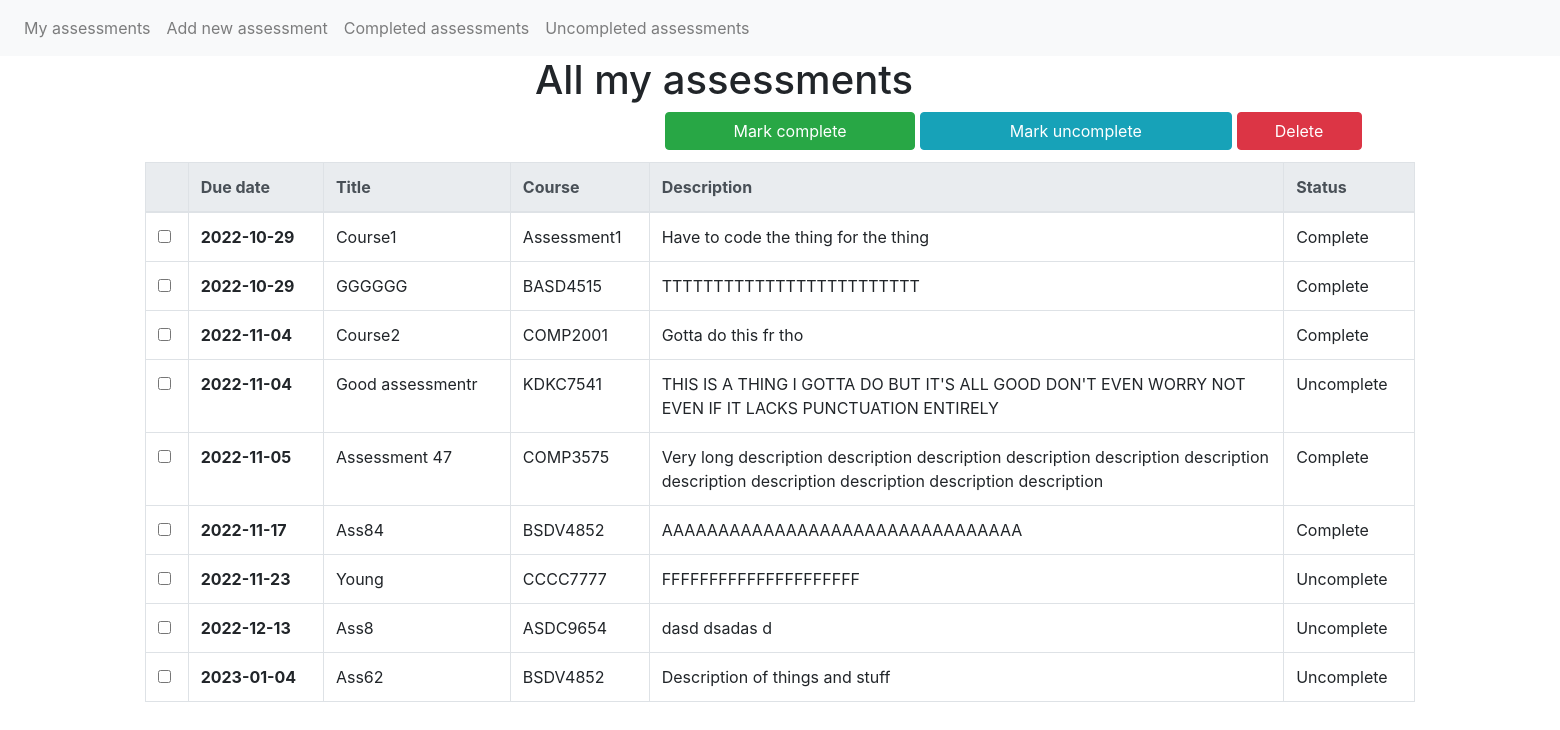
Before: / with the older database file.
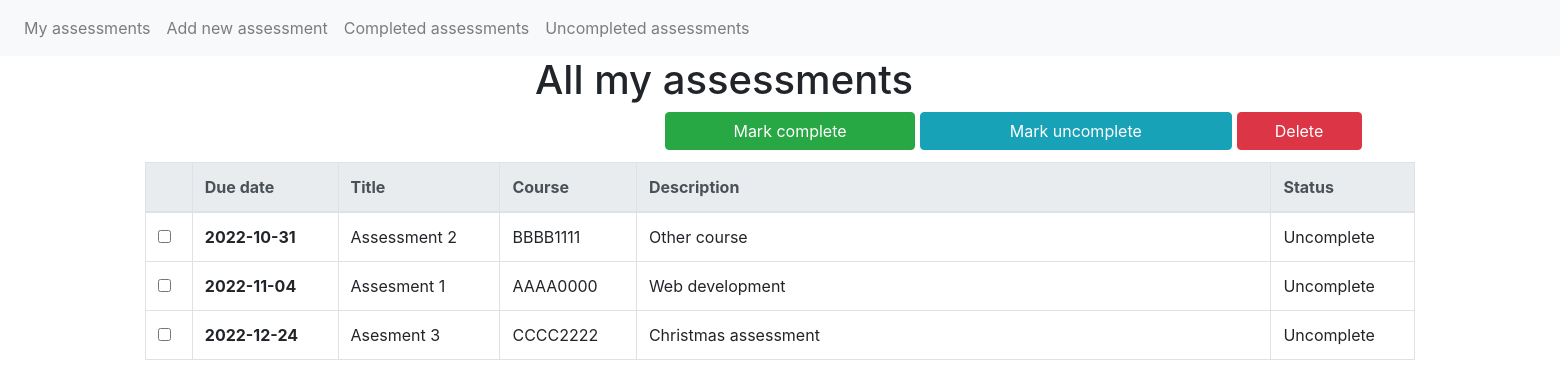
After: the same page with the newer database file.
### app/models.py (models this page shows)
class Assessment(db.Model):
    id = db.Column(db.Integer, primary_key=True)
    title = db.Column(db.String(50))
    code = db.Column(db.String(20))
    deadline = db.Column(db.Date)
    description = db.Column(db.String(1000))
    complete = db.Column(db.Boolean)

### app/views.py (the view)
@app.route('/', methods=['GET', 'POST'])
def home():
    return base('home', collect_assessments())

### app/views.py (called while the page is built)
def button_pressed(button):
    return button in request.form

def base(page, assessments):
    if button_pressed(f'{page}_button'):
        modify_selected(request.form[f'{page}_button']) # Button value corresponds to function name
        return redirect(url_for(page))
    return render_template(f'{page}.html', assessments=assessments)

def collect_assessments(complete=True, incomplete=True):
    return sorted([ass for ass in Assessment.query.all()
                   if ass.complete == complete
                   or ass.complete != incomplete], key=lambda x: x.deadline)

### app/templates/home.html
{% extends "table.html" %}
{% block title %}
<h1>All my assessments</h1>
{% endblock %}
{% block buttons %}
<button type="submit" name="home_button" value="mark_complete" class="btn btn-success col-4">Mark
    complete</button>
<button type="submit" name="home_button" value="mark_uncomplete" class="btn btn-info col-5">Mark
    uncomplete</button>
<button type="submit" name="home_button" value="delete" class="btn btn-danger col-2">Delete</button>
{% endblock %}

### app/templates/table.html (shortened to what this page needs)
{% extends "base.html" %}
{% block content %}
<div class="container-fluid">
    <div class="row">
        <div class="col-12 offset-lg-4 offset-md-3">
            {% block title %}{% endblock %}
        </div>
    </div>
    <body>
        <form action="" method="post">
            <div class="row">
                <div class="col-lg-6 col-md-8 col-sm-12 offset-lg-5 offset-md-3 offset-sm-0" style="height: 50px">
                    {% block buttons %}{% endblock %}
                </div>
            </div>
            <div class="row">
                <div class="col-lg-10 col-md-12 col-sm-12 col-xs-12 offset-lg-1">
                    <table class="table table-hover table-bordered">
                        <thead class="thead-light">
                            {% if assessments|length == 0 %}
                            <tr>
                                <th scope="col">No assessments</th>
                            </tr>
                            {% else %}
                            <tr>
                                <th scope="col"></th>
                                <th scope="col">Due date</th>
                                <th scope="col">Title</th>
                                <th scope="col">Course</th>
                                <th class="col-lg-6 col-md-4 col-sm-2 col-xs-1">Description</th>
                                <th scope="col">Status</th>
                            </tr>
                            {% endif %}
                        </thead>
                        <tbody>
                            {% for ass in assessments %}
                            <tr>
                                <td><input type="checkbox" name="assessment_id" , value="{{ ass.id }}"></td>
                                <th scope=" row">{{ ass.deadline }}</th>
                                <td>{{ ass.title }}</td>
                                <td>{{ ass.code }}</td>
                                <td>{{ ass.description }}</td>
                                <td>
                                    {% if ass.complete %}
                                    Complete
                                    {% else %}
                                    Uncomplete
                                    {% endif %}
                                </td>
                            </tr>
                            {% endfor %}
                        </tbody>
                    </table>
                </div>
        </form>
    </body>
</div>
{% endblock %}

Changed rows visible on the page:
removed Assessment: deadline "2022-10-29", title "Course1", code "Assessment1", description "Have to code the thing for the thing", complete "Complete"
removed Assessment: deadline "2022-10-29", title "GGGGGG", code "BASD4515", description "TTTTTTTTTTTTTTTTTTTTTTTTT", complete "Complete"
removed Assessment: deadline "2022-11-04", title "Course2", code "COMP2001", description "Gotta do this fr tho", complete "Complete"
removed Assessment: deadline "2022-11-04", title "Good assessmentr", code "KDKC7541", description "THIS IS A THING I GOTTA DO BUT IT'S ALL GOOD DON'T EVEN WORRY NOT EVEN IF IT LACKS PUNCTUATION ENTIRELY", complete "Uncomplete"
removed Assessment: deadline "2022-11-05", title "Assessment 47", code "COMP3575", description "Very long description description description description description description description description description description description", complete "Complete"
removed Assessment: deadline "2022-11-17", title "Ass84", code "BSDV4852", description "AAAAAAAAAAAAAAAAAAAAAAAAAAAAAAAA", complete "Complete"
removed Assessment: deadline "2022-11-23", title "Young", code "CCCC7777", description "FFFFFFFFFFFFFFFFFFFFF", complete "Uncomplete"
removed Assessment: deadline "2022-12-13", title "Ass8", code "ASDC9654", description "dasd dsadas d", complete "Uncomplete"
removed Assessment: deadline "2023-01-04", title "Ass62", code "BSDV4852", description "Description of things and stuff", complete "Uncomplete"
added Assessment: deadline "2022-10-31", title "Assessment 2", code "BBBB1111", description "Other course", complete "Uncomplete"
added Assessment: deadline "2022-11-04", title "Assesment 1", code "AAAA0000", description "Web development", complete "Uncomplete"
added Assessment: deadline "2022-12-24", title "Asesment 3", code "CCCC2222", description "Christmas assessment", complete "Uncomplete"
